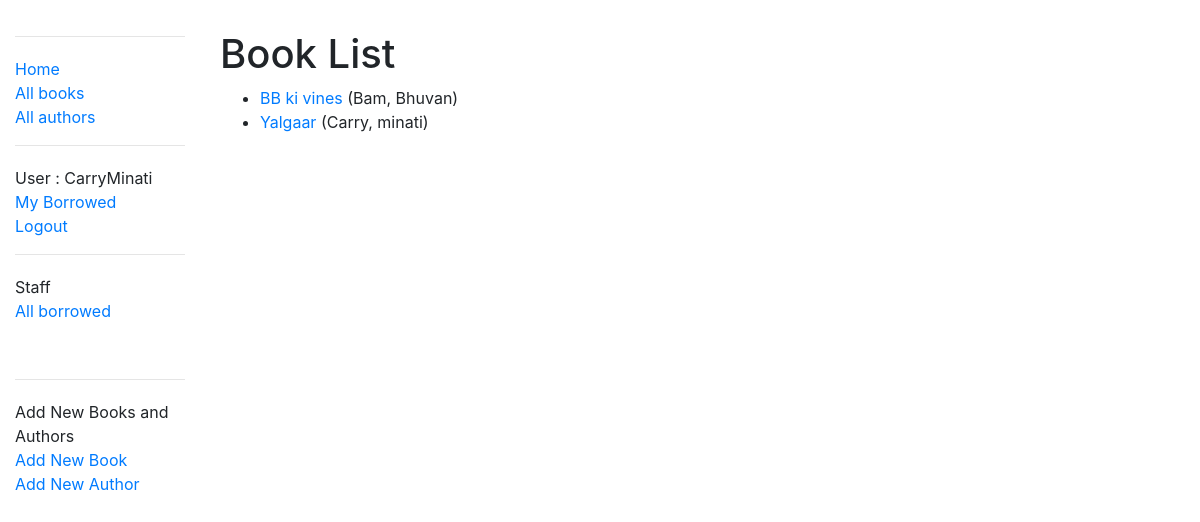
Screenshot of /catalog/books/ (signed in) with the database file from the repository.
### catalog/models.py (models this page shows, shortened)
class Book(models.Model):
    title = models.CharField(max_length=200)
    author = models.ForeignKey('Author', on_delete=models.SET_NULL, null=True)
    summary = models.TextField(max_length=1000, help_text="Enter a brief description of the book")
    isbn = models.CharField('ISBN', max_length=13,
                            help_text='13 Character <a href="https://www.isbn-international.org/content/what-isbn'
                                      '">ISBN number</a>')
    genre = models.ManyToManyField(Genre, help_text="Select a genre for this book")
    language = models.ForeignKey('Language', on_delete=models.SET_NULL, null=True)
    def display_genre(self):
        """Creates a string for the Genre. This is required to display genre in Admin."""
        return ', '.join([genre.name for genre in self.genre.all()[:3]])
    display_genre.short_description = 'Genre'
    def get_absolute_url(self):
        return reverse('book-detail', args=[str(self.id)])

class Author(models.Model):
    first_name = models.CharField(max_length=100)
    last_name = models.CharField(max_length=100)
    date_of_birth = models.DateField(null=True, blank=True)
    date_of_death = models.DateField('died', null=True, blank=True)
    class Meta:
        ordering = ['last_name', 'first_name']
    def __str__(self):
        return '{0}, {1}'.format(self.last_name, self.first_name)

### catalog/views.py (the view)
# urls.py: path('books/', views.BookListView.as_view(), name='books'),
class BookListView(generic.ListView):
    model = Book
    paginate_by = 10
    '''
    def get_queryset(self):
        return Book.objects.filter(title__icontains='war')[:5]  # Get 5 books containing the title war
    '''
    def get_context_data(self, **kwargs):
        context = super(BookListView, self).get_context_data(**kwargs)
        context['some_data'] = 'This is just some data'
        return context

### catalog/templates/catalog/book_list.html (shortened to what this page needs)
{% extends "base_generic.html" %}
{% block content %}
<div style="margin-left:20px;margin-top:30px">
    <h1>Book List</h1>
    {% if book_list %}
    <ul>
        {% for book in book_list %}
        <li>
            <a href="{{ book.get_absolute_url }}">{{ book.title }}</a> ({{book.author}})
        </li>
        {% endfor %}
    </ul>
    {% else %}
    <p>There are no books in the library.</p>
    {% endif %}
</div>
{% endblock %}

### catalog/templates/base_generic.html (shortened to what this page needs)
<!DOCTYPE html>
<html lang="en">
<head>
    <link rel="stylesheet" href="https://stackpath.bootstrapcdn.com/bootstrap/4.1.3/css/bootstrap.min.css"
>
    {% load static %}
    <link rel="stylesheet" href="{% static 'css/styles.css' %}">
</head>
<body>
<div class="container-fluid">
    <div class="row">
        <div class="col-sm-2" style="margin-top:20px">
            {% block sidebar %}
            <hr/>
            <ul class="sidebar-nav">
                <li><a href="{% url 'index' %}">Home</a></li>
                <li><a href="{% url 'books' %}">All books</a></li>
                <li><a href="{% url 'authors' %}">All authors</a></li>
            </ul>
            <hr/>
            <ul class="sidebar-nav">
                {% if user.is_authenticated %}
                <li>User : {{ user.get_username }}</li>
                <li><a href="{% url 'my-borrowed' %}">My Borrowed</a></li>
                <li><a href="{% url 'logout'%}?next={{request.path}}">Logout</a></li>
                {% else %}
                <li><a href="{% url 'login'%}?next={{request.path}}">Login</a></li>
                {% endif %}
            </ul>
            {% if user.is_staff %}
            <hr/>
            <ul class="sidebar-nav">
                <li>Staff</li>
                {% if perms.catalog.can_mark_returned %}
                <li><a href="{% url 'all-borrowed' %}">All borrowed</a></li>
                {% endif %}
            </ul>
            {% endif %}
            <br>
            {% if user.is_staff %}
            <hr/>
            <ul class="sidebar-nav">
                <li>Add New Books and Authors</li>
                <li><a href="{% url 'book_create' %}">Add New Book</a></li>
                <li><a href="{% url 'author_create' %}">Add New Author</a></li>
            </ul>
            {% endif %}
            {% endblock %}
        </div>
        {% block content %} {% endblock %}
        <div class="col-sm-10 ">
        </div>
    </div>
</body>
</html>

### catalog/static/CSS/styles.css (style rules this page uses)
.sidebar-nav { margin-top: 20px; padding: 0; list-style: none; }

### rows the page displays
Book: title "BB ki vines", author "Bam, Bhuvan"
Book: title "Yalgaar", author "Carry, minati"

### other values shown
{{ user.get_username }} "CarryMinati"
